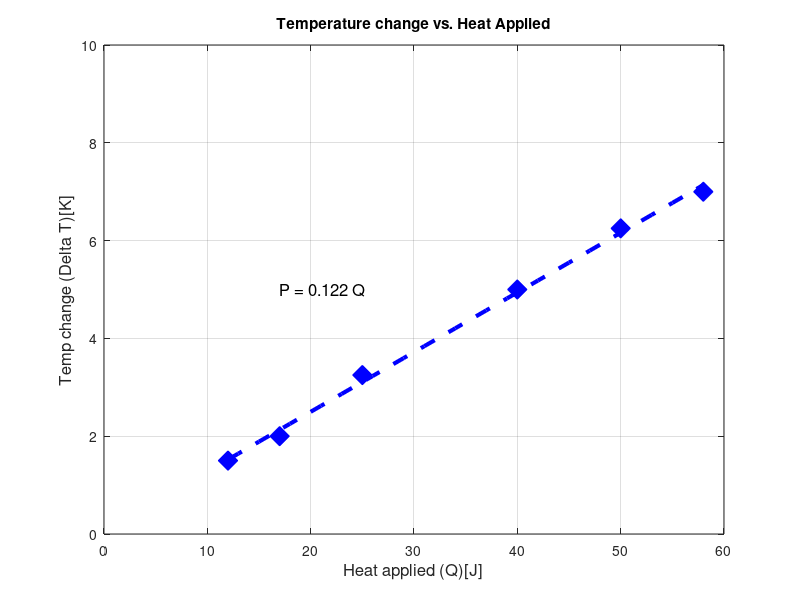

This figure's MATLAB source:
%{
Deion Nwaefulu ENGR 1300-002 2016-11-28
dcn6334_RQ11_CH18: Create a prper plot of the experimental temperature change versus the heat applied.
dcn6334_RQ12_CH18: Use polyfit to determine a linear relationship for the data set and graph the resulting trendline along with the experimental data.
Q: Heat applied (Q)[J]
DT: Temp change (Delta T)[K]
qpf: Heat applied polyfit
dtpf: Temp change polyfit
%}
clc;
clear all;
close all;

Q = [12 17 25 40 50 58];
DT = [1.50 2.00 3.25 5.00 6.25 7.00];

figure('Color','w')
plot(Q,DT,'bd','MarkerFaceColor','b','MarkerSize',14)
xlabel('Heat applied (Q)[J]','FontSize',12)
ylabel('Temp change (Delta T)[K]','FontSize',12)
title('Temperature change vs. Heat Applied')
axis([0 60 0 10.00])
grid on

% Linear polyfit
C = polyfit(Q,DT,1);
m = C(1);
b = C(2);
qpf = [12:1:58];
dtpf = b + m * qpf; % Linear equation
hold on
plot(qpf,dtpf,'--b','LineWidth',3)
TE = sprintf('P = %0.3f Q',m);
text(17,5.00,TE,'FontSize',12)